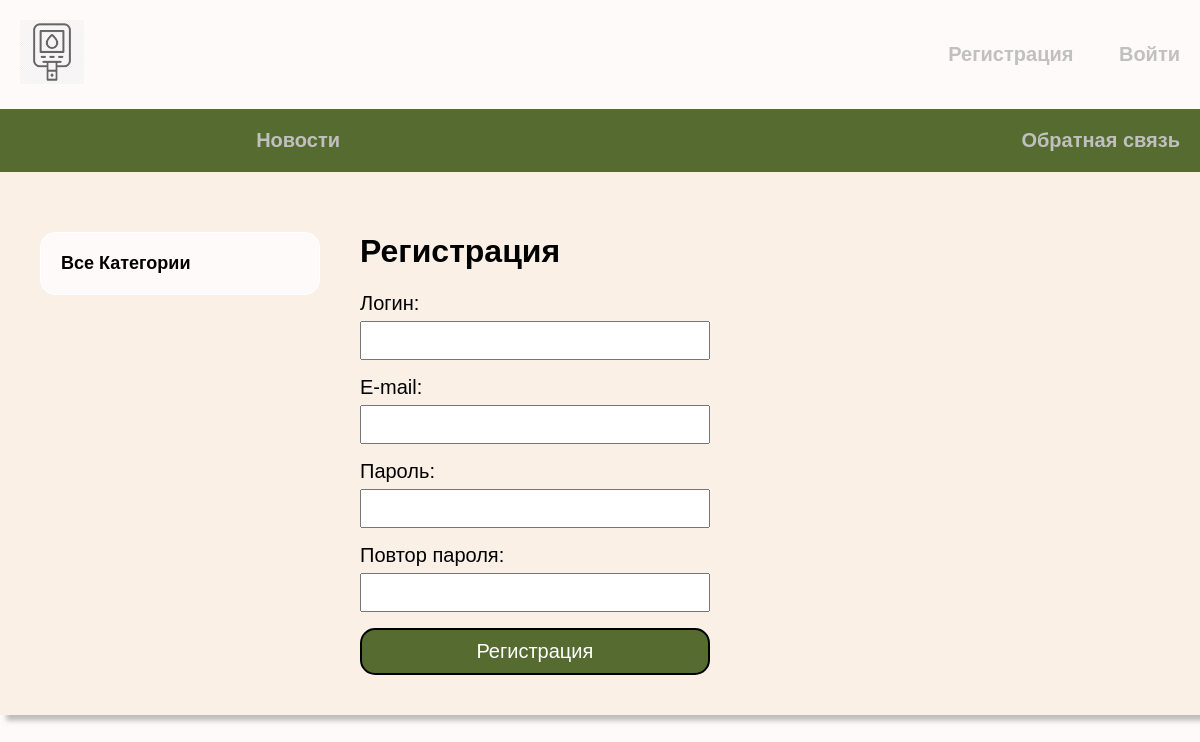
Before: /register/ with the older database file.
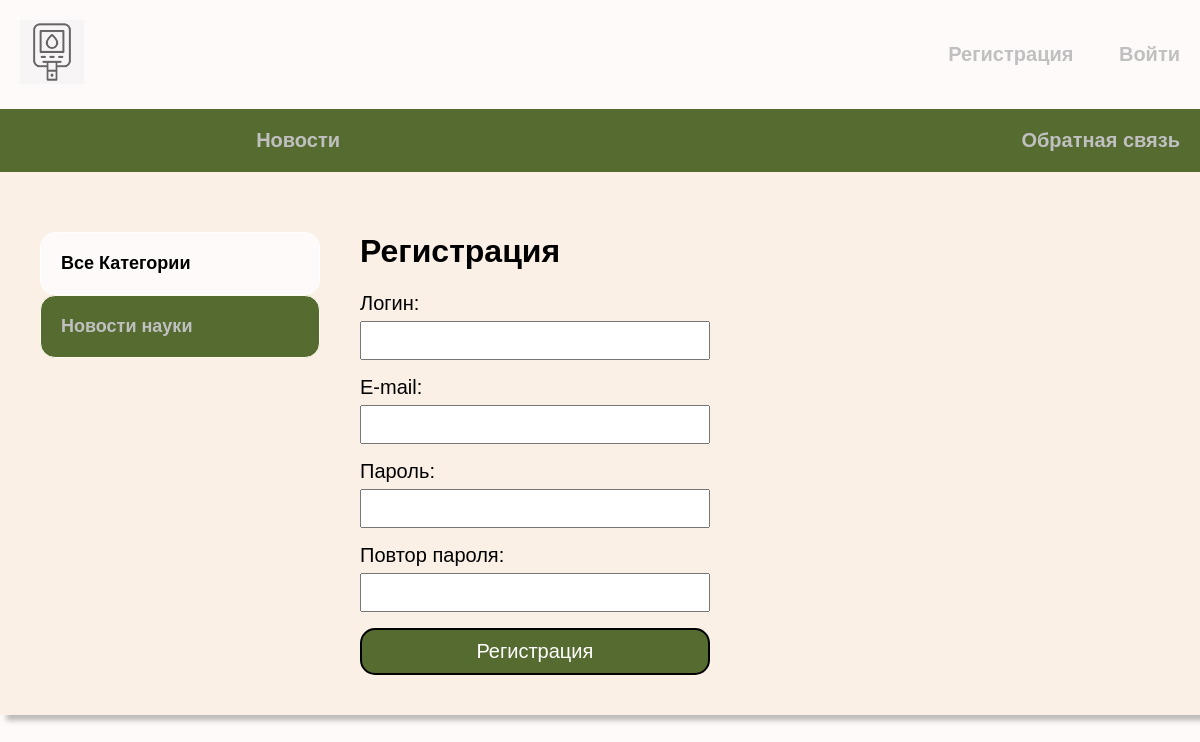
After: the same page with the newer database file.
### news/models.py (models this page shows, shortened)
class Category(models.Model):
    name = models.CharField(max_length=150, db_index=True, verbose_name='Категории')
    slug = models.SlugField(max_length=150, unique=True, db_index=True)
    def get_absolute_url(self):
        return reverse('category', kwargs={'cat_slug': self.slug})
    class Meta:
        verbose_name = "Категория"
        verbose_name_plural = 'Категории'

### news/views.py (the view, shortened to what this page needs)
# urls.py: path('register/', RegisterUser.as_view(), name='register'),
class RegisterUser(DataMixin, CreateView):
    form_class = RegisterUserForm
    template_name = 'news/register.html'
    success_url = reverse_lazy('login')
    def get_context_data(self, *, object_list=None, **kwargs):
        context = super().get_context_data(**kwargs)
        c_def = self.get_user_context(title='Регистрация')
        return dict(list(context.items()) + list(c_def.items()))

### news/forms.py
class RegisterUserForm(UserCreationForm):
    username = forms.CharField(label='Логин', widget=forms.TextInput(attrs={'class': 'form-input'}))
    email = forms.EmailField(label='E-mail', widget=forms.EmailInput(attrs={'class': 'form-input'}))
    password1 = forms.CharField(label='Пароль', widget=forms.PasswordInput(attrs={'class': 'form-input'}))
    password2 = forms.CharField(label='Повтор пароля', widget=forms.PasswordInput(attrs={'class': 'form-input'}))
    class Meta:
        model = User
        fields = ('username', 'email', 'password1', 'password2')

### news/utils.py (called while the page is built)
    def get_user_context(self, **kwargs):
        context = kwargs
        cats = Category.objects.annotate(Count('news'))
        user_menu = menu.copy()
        if not self.request.user.is_authenticated:
            user_menu.pop(4)
            user_menu.pop(3)
            user_menu.pop(1)
        context['menu'] = user_menu
        context['cats'] = cats
        if 'cat_selected' not in context:
            context['cat_selected'] = 0
        return context

### news/templates/news/register.html (shortened to what this page needs)
{% extends 'news/base.html' %}
{% block content %}
<h1>{{title}}</h1>
<form method="post">
    {{ form.as_p }}
    <button>Регистрация</button>
</form>
{% endblock %}

### news/templates/news/base.html (shortened to what this page needs)
{% load static %}
{% load news_tags %}
<!DOCTYPE html>
<html lang="en">
<head>
    <link rel="stylesheet" href="{% static 'css/style.css' %}">
</head>
<body>
<div class="header">
    <div class="wrap">
        <ul class="mainheader">
             <li class="logo"><a href="{% url 'index' %}">
                 <img class="imglogo" src="{% static 'news/gluk.png' %}" alt="" width="64" height="64" >
             </a></li>
            {% if request.user.is_authenticated %}
            <li class="last"><a href="">{{ user.username }}</a> <a href="{% url 'logout' %}">Выйти</a></li>
            {% else %}
            <li class="last"><a href="{% url 'register' %}">Регистрация</a>  <a href='{% url "login" %}'>Войти</a></li>
            {% endif %}
        </ul>
        <ul class="mainmenu">
            {% for m in menu %}
            <li class="last">
                <a href="{% url m.url_name %}">{{m.title}}</a>
            </li>
            {% endfor %}
        </ul>
    </div>
</div>
<div class="content">
    <div class="wrap">
        {% if cat_selected != 'dia' %}
        <div class="sidebar">
            <ul>
                {% if cat_selected == 0 %}
                <li class="selected">Все Категории</li>
                {% else %}
                <li><a href="{% url 'index' %}">Все категории</a></li>
                {% endif %}
                {% for c in cats %}
                {% if c.news__count > 0 %}
                {% if c.pk == cat_selected %}
                <li class="selected">{{c.name}}</li>
                {% else %}
                <li><a href="{{ c.get_absolute_url }}">{{c.name}}</a></li>
                {% endif %}
                {% endif %}
                {% endfor %}
            </ul>
        </div>
        {% endif %}
        <div class="main">
            {% block content %}
            {% endblock %}
        </div>
    </div>
</div>
</body>
</html>

Changed rows visible on the page:
added Category: name "Новости науки"
